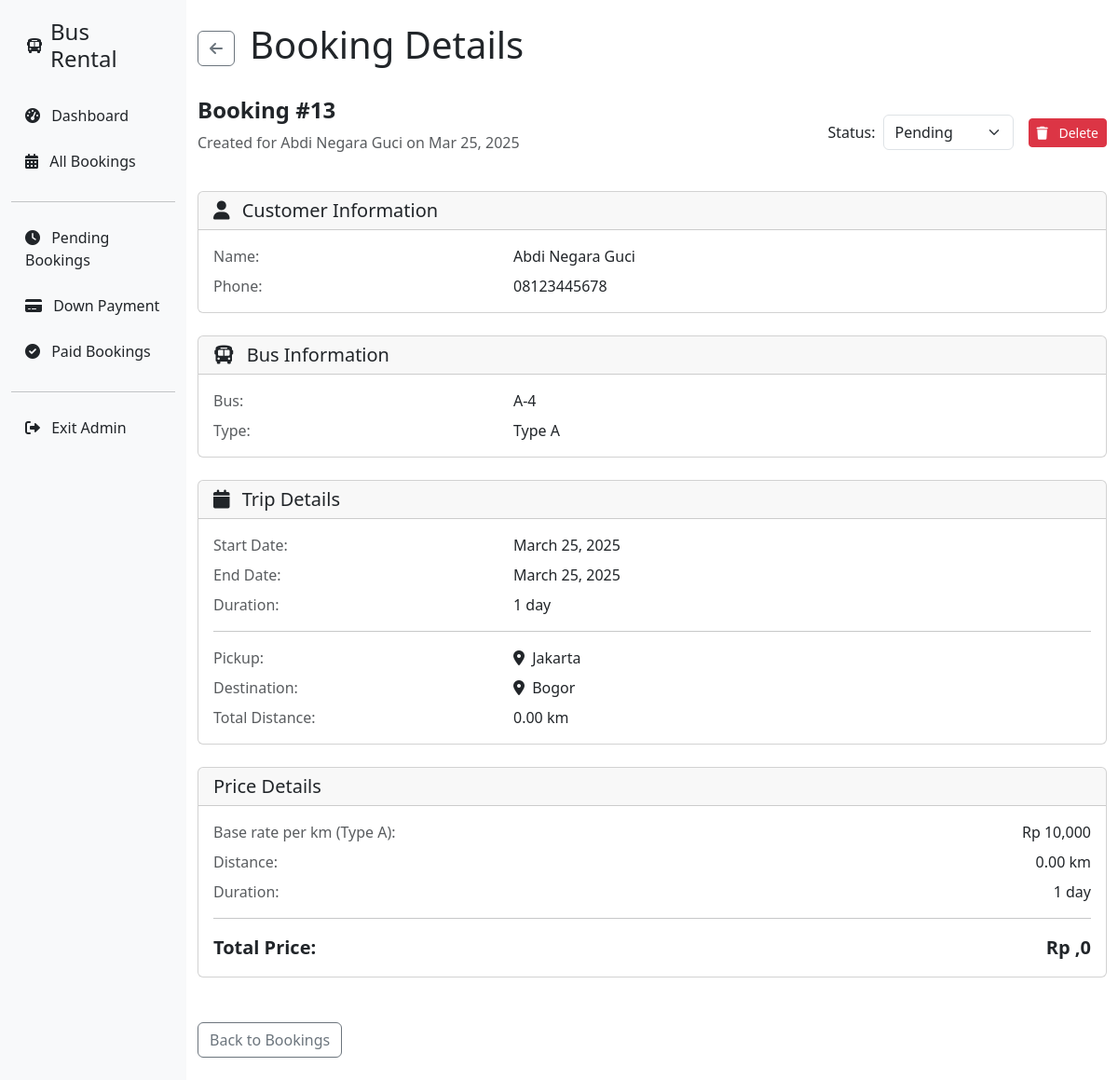
The page /admin-booking-details/13/ (signed in) on the database as committed earlier.
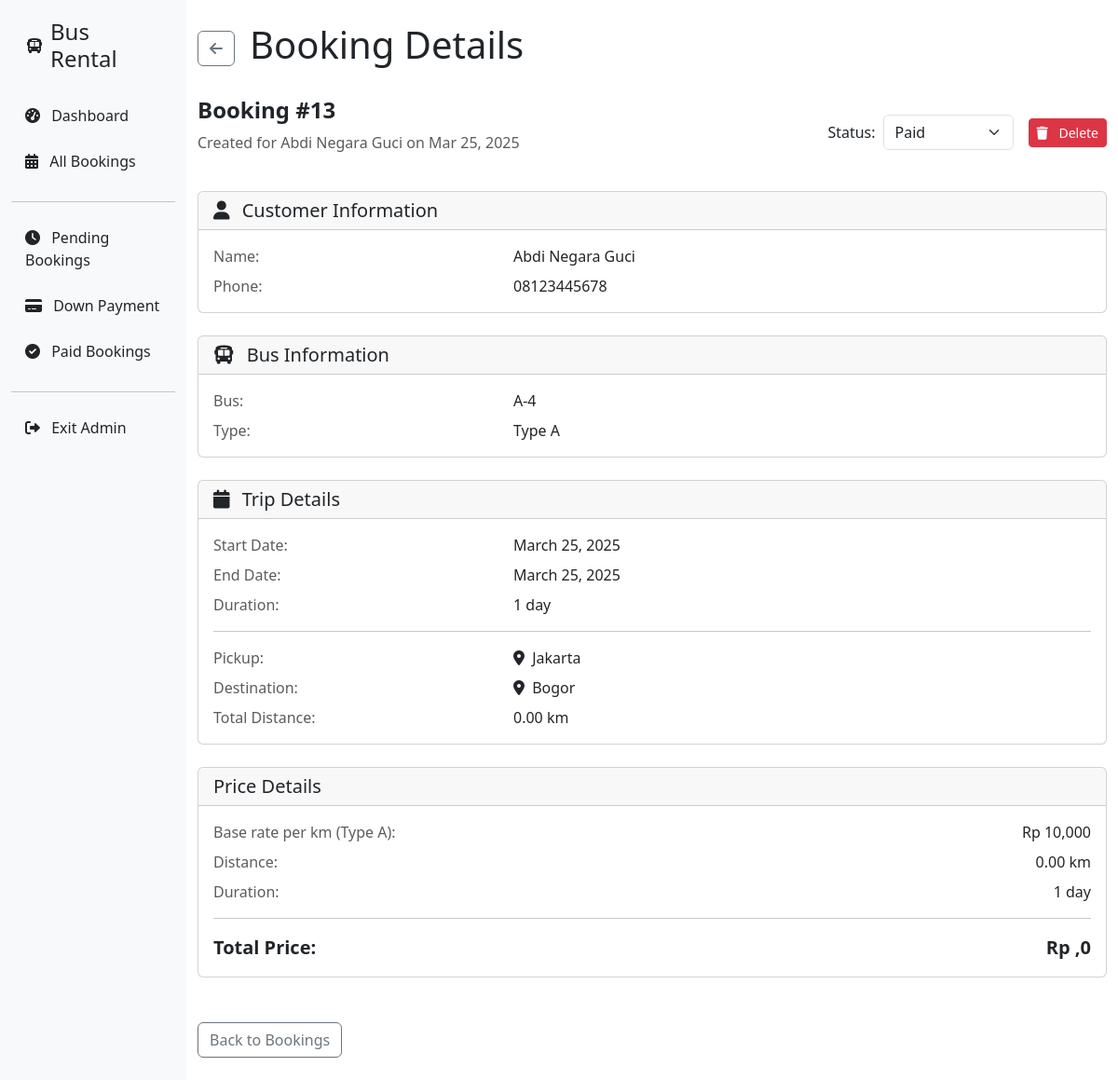
The same page on the database as committed later.
### rental/models.py (models this page shows, shortened)
class Booking(models.Model):
    PAYMENT_STATUS = [
        ("PENDING", "Pending"),
        ("DP", "Down Payment"),
        ("PAID", "Paid"),
    ]
    customer_name = models.CharField(max_length=100)
    customer_phone = models.CharField(max_length=20)
    bus = models.ForeignKey(Bus, on_delete=models.CASCADE)
    start_date = models.DateField()
    rental_days = models.IntegerField(default=1)
    end_date = models.DateField()
    pickup = models.CharField(max_length=200)
    destination = models.CharField(max_length=200)
    additional_locations = models.TextField(blank=True, null=True)  # Stored as JSON
    pickup_coordinates = models.CharField(max_length=50, blank=True)
    destination_coordinates = models.CharField(max_length=50, blank=True)
    total_distance = models.DecimalField(max_digits=10, decimal_places=2)
    total_price = models.DecimalField(max_digits=12, decimal_places=2)
    payment_status = models.CharField(
        max_length=10, choices=PAYMENT_STATUS, default="PENDING"
    )
    created_at = models.DateTimeField(auto_now_add=True)
    updated_at = models.DateTimeField(auto_now=True)

class Bus(models.Model):
    BUS_TYPES = [
        ("A", "Type A (40 passengers)"),
        ("B", "Type B (30 passengers)"),
        ("C", "Type C (20 passengers)"),
    ]
    name = models.CharField(max_length=100)
    type = models.CharField(max_length=1, choices=BUS_TYPES)
    capacity = models.IntegerField()

### rental/views.py (the view, shortened to what this page needs)
@login_required
def admin_booking_details(request, booking_id):
    booking = get_object_or_404(Booking, id=booking_id)
    return render(request, "admin/admin-booking-details.html", {"booking": booking})

### rental/templates/admin/admin-booking-details.html (shortened to what the changed rows need)
{% extends 'admin_base.html' %}
{% block content %}
<div class="d-flex align-items-center gap-3 mb-4">
    <h1>Booking Details</h1>
</div>
<div class="d-flex justify-content-between align-items-center mb-4">
    <div>
        <h2 class="fs-4 fw-semibold">Booking #{{ booking.id }}</h2>
        <p class="text-muted">
            Created for {{ booking.customer_name }} on {{ booking.start_date|date:"M d, Y" }}
        </p>
    </div>
    <div class="d-flex align-items-center gap-3">
        <div class="d-flex align-items-center gap-2">
            <form method="post" action="{% url 'update_booking_status' booking.id %}">
                <select name="status" class="form-select" style="width: 140px;" onchange="this.form.submit()">
                    <option value="PENDING" {% if booking.payment_status == 'PENDING' %}selected{% endif %}>Pending</option>
                    <option value="PAID" {% if booking.payment_status == 'PAID' %}selected{% endif %}>Paid</option>
                </select>
            </form>
        </div>
    </div>
</div>
<div class="space-y-6">
    <div class="card mb-4">
        <div class="card-body">
            <div class="row mb-2">
                <div class="col-md-4 text-muted">Name:</div>
                <div class="col-md-8 fw-medium">{{ booking.customer_name }}</div>
            </div>
            <div class="row">
                <div class="col-md-4 text-muted">Phone:</div>
                <div class="col-md-8">{{ booking.customer_phone }}</div>
            </div>
        </div>
    </div>
    <div class="card mb-4">
        <div class="card-body">
            <div class="row mb-2">
                <div class="col-md-4 text-muted">Bus:</div>
                <div class="col-md-8 fw-medium">{{ booking.bus.name }}</div>
            </div>
            <div class="row">
                <div class="col-md-4 text-muted">Type:</div>
                <div class="col-md-8">Type {{ booking.bus.type }}</div>
            </div>
        </div>
    </div>
    <div class="card mb-4">
        <div class="card-body">
            <div class="row mb-2">
                <div class="col-md-4 text-muted">Start Date:</div>
                <div class="col-md-8">{{ booking.start_date }}</div>
            </div>
            <div class="row mb-2">
                <div class="col-md-4 text-muted">End Date:</div>
                <div class="col-md-8">{{ booking.end_date }}</div>
            </div>
            <div class="row mb-2">
                <div class="col-md-4 text-muted">Duration:</div>
                <div class="col-md-8">
                    {{ booking.rental_days }} {% if booking.rental_days == 1 %}day{% else %}days{% endif %}
                </div>
            </div>
            <div class="row mb-2">
                <div class="col-md-4 text-muted">Pickup:</div>
                <div class="col-md-8">
                    <i class="fas fa-map-marker-alt me-1"></i> {{ booking.pickup }}
                </div>
            </div>
            <div class="row mb-2">
                <div class="col-md-4 text-muted">Destination:</div>
                <div class="col-md-8">
                    <i class="fas fa-map-marker-alt me-1"></i> {{ booking.destination }}
                </div>
            </div>
            <div class="row">
                <div class="col-md-4 text-muted">Total Distance:</div>
                <div class="col-md-8">{{ booking.total_distance }} km</div>
            </div>
        </div>
    </div>
    <div class="card mb-4">
        <div class="card-body">
            <div class="row mb-2">
                <div class="col-md-8 text-muted">Base rate per km (Type {{ booking.bus.type }}):</div>
                <div class="col-md-4 text-end">
                    Rp {% if booking.bus.type == 'A' %}10,000{% elif booking.bus.type == 'B' %}15,000{% else %}20,000{% endif %}
                </div>
            </div>
            <div class="row mb-2">
                <div class="col-md-8 text-muted">Distance:</div>
                <div class="col-md-4 text-end">{{ booking.total_distance }} km</div>
            </div>
            <div class="row mb-2">
                <div class="col-md-8 text-muted">Duration:</div>
                <div class="col-md-4 text-end">
                    {{ booking.rental_days }} {% if booking.rental_days == 1 %}day{% else %}days{% endif %}
                </div>
            </div>
            <div class="row">
                <div class="col-md-8 fw-bold fs-5">Total Price:</div>
                <div class="col-md-4 text-end fw-bold fs-5">
                    Rp {{ booking.total_price|floatformat:0|stringformat:'s'|slice:':-3' }},{{ booking.total_price|floatformat:0|stringformat:'s'|slice:'-3:' }}
                </div>
            </div>
        </div>
    </div>
</div>
{% endblock %}

Rows that differ between the two databases and show on the page:
changed Booking "Abdi Negara Guci": status "Pending" → "Paid"
